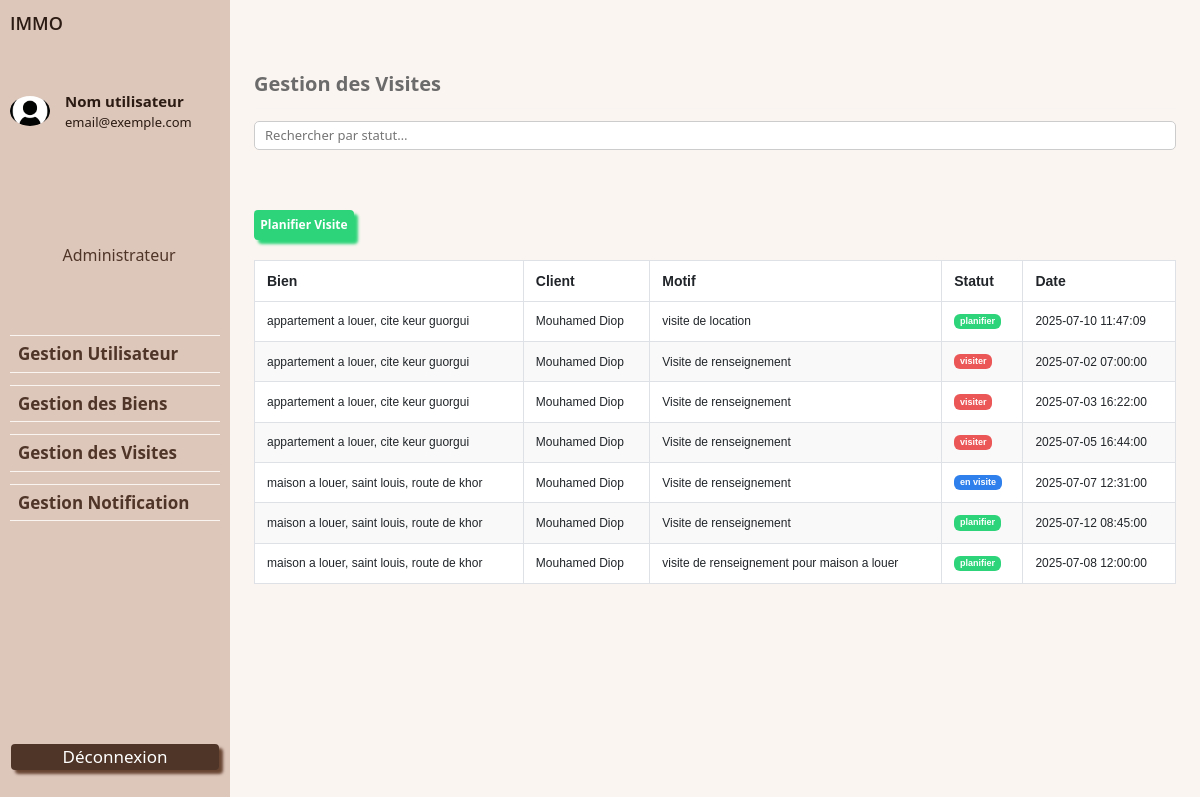
/pages/dashboard/gestion_visites.php (signed in), run on the app's committed database.
### tables this page shows
CREATE TABLE `visite` (
  `idvisite` int(11) NOT NULL,
  `Date_visite` datetime NOT NULL,
  `statut` varchar(100) NOT NULL,
  `motif_visite` varchar(255) NOT NULL,
  `date_creation` datetime NOT NULL DEFAULT current_timestamp(),
  `idutilisateur` int(11) NOT NULL,
  `idbien` int(11) NOT NULL
);

CREATE TABLE `bien` (
  `idbien` int(11) NOT NULL,
  `titre` varchar(100) NOT NULL,
  `description` text NOT NULL,
  `photo` varchar(255) NOT NULL,
  `type` varchar(100) NOT NULL,
  `surface` double NOT NULL,
  `prix` double NOT NULL,
  `localisation` varchar(255) NOT NULL,
  `status` varchar(100) NOT NULL,
  `date_creation` datetime NOT NULL DEFAULT current_timestamp()
);

CREATE TABLE `utilisateur` (
  `idutilisateur` int(11) NOT NULL,
  `nom` varchar(100) NOT NULL,
  `telephone` int(11) NOT NULL,
  `email` varchar(100) NOT NULL,
  `photo` varchar(255) DEFAULT NULL,
  `mot_de_passe` varchar(255) NOT NULL,
  `role` varchar(6) NOT NULL DEFAULT 'client',
  `actif` tinyint(1) NOT NULL DEFAULT 1,
  `date_inscription` datetime NOT NULL DEFAULT current_timestamp()
);

### CRUD/crud_visite.php (called while the page is built, shortened)
<?php
require_once("con_db.php");
function getnomUtilisateur($id)
{
    $req = "SELECT nom FROM utilisateur WHERE idutilisateur = '$id'";
    global $con;
    $result = $con->query($req);
    if ($result) {
        $row = $result->fetch_assoc();
        return $row['nom'];
    } else {
        echo "Erreur lors de la récupération du nom de l'utilisateur : " . $con->error;
        return false;
    }
}
function getnomBien($id)
{
    $req = "SELECT titre FROM bien WHERE idbien = '$id'";
    global $con;
    $result = $con->query($req);
    if ($result) {
        $row = $result->fetch_assoc();
        return $row['titre'];
    } else {
        echo "Erreur lors de la récupération du titre du bien : " . $con->error;
        return false;
    }
}
function getlocationBien($id)
{
    $req = "SELECT localisation FROM bien WHERE idbien = '$id'";
    global $con;
    $result = $con->query($req);
    if ($result) {
        $row = $result->fetch_assoc();
        return $row['localisation'];
    } else {
        echo "Erreur lors de la récupération du titre du bien : " . $con->error;
        return false;
    }
}
function getVisites()
{
    $req = "SELECT * FROM visite";
    global $con;
    $result = $con->query($req);
    if ($result) {
        $visites = [];
        while ($row = $result->fetch_assoc()) {
            $visites[] = $row;
        }
        return $visites;
    } else {
        echo "Erreur lors de la récupération des visites : " . $con->error;
        return false;
    }
}

### pages/dashboard/gestion_visites.php (the view, shortened to what this page needs)
<?php
require_once __DIR__ . '/../../CRUD/crud_visite.php';
require_once("menu.php");
?>
<main class="contenu-dashboard">
  <h1 class="titre-dashboard">Gestion des Visites</h1>
  <hr class="separateur" />
  <div class="zone-recherche">
    <input id="searchInput" type="text" class="barre-recherche" placeholder="Rechercher par statut…" />
    <button class="btn-ajouter" data-bs-toggle="modal" data-bs-target="#planifierModal">
      Planifier Visite
    </button>
  </div>
  <div class="table-responsive">
    <table class="table table-hover table-borderless tableau-biens">
      <thead>
        <tr>
          <th>Bien</th>
          <th>Client</th>
          <th>Motif</th>
          <th>Statut</th>
          <th>Date</th>
        </tr>
      </thead>
      <tbody>
        <?php
        $visites = getVisites();
        if ($visites) {
          foreach ($visites as $v) {
            $bien   = getnomBien($v['idbien']) . ', ' . getlocationBien($v['idbien']);
            $client = getnomUtilisateur($v['idutilisateur']);
            $idVis  = intval($v['idvisite']);
            $statut = strtolower($v['statut']);
            $classeBadge = '';
            switch ($statut) {
              case 'planifier':
                $classeBadge = 'badge-dispo';
                break;
              case 'en visite':
                $classeBadge = 'badge-visite';
                break;
              case 'visiter':
                $classeBadge = 'badge-indispo';
                break;
            }
            echo "<tr>
      <td>{$bien}</td>
      <td>{$client}</td>
      <td>{$v['motif_visite']}</td>
      <td>
        <button
          class=\"badge {$classeBadge}\"
          style=\"border: none;\"
          data-bs-toggle=\"modal\"
          data-bs-target=\"#modifierModal\"
          data-visite-id=\"{$idVis}\"
          data-visite-date=\"{$v['Date_visite']}\"
          data-visite-statut=\"{$v['statut']}\"
        >
          {$v['statut']}
        </button>
      </td>
      <td>{$v['Date_visite']}</td>
    </tr>";
          }
        } else {
          echo '<tr><td colspan="5" class="text-center">Aucune visite planifiée.</td></tr>';
        }
        ?>
      </tbody>
    </table>
  </div>
</main>
<?php require_once("pied.php"); ?>
<link href="https://cdn.jsdelivr.net/npm/bootstrap@5.3.0/dist/css/bootstrap.min.css" rel="stylesheet">

### css/dashboard/menu.css (style rules this page uses)
html, body { height: 100%; margin: 0; padding: 0; font-family: 'Poppins', sans-serif; }
.contenu-dashboard { flex: 1; background-color: #FBF5F1; padding: 32px 24px; overflow-y: auto; }
.titre-dashboard { margin-top: 40px; font-weight: 700; font-size:20px; color: #6B6B6B; margin-bottom: 12px; }
.separateur { border: none; border-top: 1px solid #EBEFF2; margin: 12px 0; }
.zone-recherche { display: flex; flex-direction: column; gap: 10px; margin-bottom: 20px; }
.barre-recherche { width: 100%; height: 28.84px; padding: 4px 10px; border-radius: 5px; border: 1px solid #ccc; font-size: 13px; }
.btn-ajouter { margin-top:50px; width: 100px; height: 30px; background-color: #2ED47A; border: none; border-radius: 4px; color: white; font-size: 12px; font-weight: bold; cursor: pointer; align-self: flex-start; box-shadow: #2ED47A 4px 4px 3px; }

### css/dashboard/gestions_bien.css (style rules this page uses)
.tableau-biens td { font-size: 12px; vertical-align: middle; }
.badge { padding: 2px 6px; border-radius: 10px; font-size: 11px; color: white; cursor: pointer; }
.badge-visite { background-color: #2F80ED; }
.badge-dispo { background-color: #2ED47A; }
.badge-indispo { background-color: #EB5757; }

### css/dashboard/dashboard-notification.css (style rules this page uses)
.contenu-dashboard { flex: 1; background-color: #FBF5F1; padding: 32px 24px; overflow-y: auto; }
.titre-dashboard { margin-top: 40px; font-weight: 700; font-size: 20px; color: #6B6B6B; margin-bottom: 12px; }
.separateur { border: none; border-top: 1px solid #EBEFF2; margin: 12px 0; }
.zone-recherche { display: flex; flex-direction: column; gap: 10px; margin-bottom: 20px; }
.barre-recherche { width: 100%; height: 28.84px; padding: 4px 10px; border-radius: 5px; border: 1px solid #ccc; font-size: 13px; }
.table { width: 100%; border-collapse: collapse; font-family: Arial, sans-serif; font-size: 14px; }
.table thead { background-color: #f5f5f5; }
.table thead th { padding: 12px; border: 1px solid #dee2e6; text-align: left; font-weight: bold; }
.table tbody td { padding: 12px; border: 1px solid #dee2e6; background-color: #ffffff; }
.table tbody tr:nth-child(even) td { background-color: #f9f9f9; }
.table-responsive { overflow-x: auto; margin-top: 20px; }

### css/dashboard/envoyer-notification.css (style rules this page uses)
.contenu-dashboard { flex: 1; background-color: #FBF5F1; padding: 32px 24px; overflow-y: auto; }
.titre-dashboard { margin-top: 40px; font-weight: 700; font-size:20px; color: #6B6B6B; margin-bottom: 12px; }
.separateur { border: none; border-top: 1px solid #EBEFF2; margin: 12px 0; }
.zone-recherche { display: flex; gap: 15px; margin-bottom: 20px; }
.table { width: 100%; border-collapse: collapse; font-family: Arial, sans-serif; font-size: 14px; }
.table thead { background-color: #f5f5f5; }
.table thead th { padding: 12px; border: 1px solid #dee2e6; text-align: left; font-weight: bold; }
.table tbody td { padding: 12px; border: 1px solid #dee2e6; background-color: #ffffff; }
.table tbody tr:nth-child(even) td { background-color: #f9f9f9; }
.table-responsive { overflow-x: auto; margin-top: 20px; }

### css/dashboard/detail-message.css (style rules this page uses)
.contenu-dashboard { flex: 1; background-color: #FBF5F1; padding: 32px 24px; overflow-y: auto; }
.titre-dashboard { margin-top: 40px; font-weight: 700; font-size:20px; color: #6B6B6B; margin-bottom: 12px; }
.separateur { border: none; border-top: 1px solid #EBEFF2; margin: 12px 0; }
.zone-recherche { display: flex; flex-direction: column; gap: 10px; margin-bottom: 20px; }
.barre-recherche { width: 100%; height: 28.84px; padding: 4px 10px; border-radius: 5px; border: 1px solid #ccc; font-size: 13px; }
.table { width: 100%; border-collapse: collapse; font-family: Arial, sans-serif; font-size: 14px; }
.table thead { background-color: #f5f5f5; }
.table thead th { padding: 12px; border: 1px solid #dee2e6; text-align: left; font-weight: bold; }
.table tbody td { padding: 12px; border: 1px solid #dee2e6; background-color: #ffffff; }
.table tbody tr:nth-child(even) td { background-color: #f9f9f9; }
.table-responsive { overflow-x: auto; margin-top: 20px; }

### data on the page
visite: idbien.localisation "appartement a louer, cite keur guorgui", idutilisateur.nom "Mouhamed Diop", motif_visite "visite de location", statut "planifier", Date_visite "2025-07-10 11:47:09"
visite: idbien.localisation "appartement a louer, cite keur guorgui", idutilisateur.nom "Mouhamed Diop", motif_visite "Visite de renseignement", statut "visiter", Date_visite "2025-07-02 07:00:00"
visite: idbien.localisation "appartement a louer, cite keur guorgui", idutilisateur.nom "Mouhamed Diop", motif_visite "Visite de renseignement", statut "visiter", Date_visite "2025-07-03 16:22:00"
visite: idbien.localisation "appartement a louer, cite keur guorgui", idutilisateur.nom "Mouhamed Diop", motif_visite "Visite de renseignement", statut "visiter", Date_visite "2025-07-05 16:44:00"
visite: idbien.localisation "maison a louer, saint louis, route de khor", idutilisateur.nom "Mouhamed Diop", motif_visite "Visite de renseignement", statut "en visite", Date_visite "2025-07-07 12:31:00"
visite: idbien.localisation "maison a louer, saint louis, route de khor", idutilisateur.nom "Mouhamed Diop", motif_visite "Visite de renseignement", statut "planifier", Date_visite "2025-07-12 08:45:00"
visite: idbien.localisation "maison a louer, saint louis, route de khor", idutilisateur.nom "Mouhamed Diop", motif_visite "visite de renseignement pour maison a louer", statut "planifier", Date_visite "2025-07-08 12:00:00"
